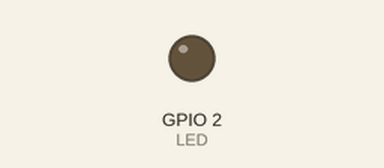
A sketch run on a simulated ESP8266 (NodeMCU). Shown: output pins drawn as LEDs (lit = HIGH). WiFi joins after 1.5 s; servers stay silent unless stated; uploads are accepted with an empty reply; what the sketch prints to the serial monitor is not drawn. At 9.9 s the program puts the board to deep sleep or switches it off; the recording ends there.

Above: at 1.4 s.
At 8.4 s:
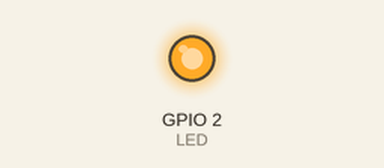
Timing chart, 0 to 9.9 s (numbered marks = the images above):
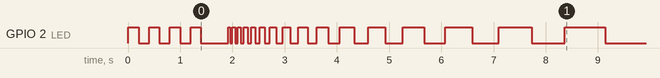

Measured:
- by itself, GPIO 2 (LED): LOW → HIGH at 0.00 s, → LOW 0.20 s later, → HIGH 0.20 s later, → LOW 0.20 s later, … (40 changes in this stretch)

The sketch:

esp-01.ino
```cpp
#include <ESP8266WiFi.h>
#include <WiFiClient.h>

const char* ssid = "name"; // type your ssid
const char* password = "password"; // type your password
const char* host = "xxx.xxx.xxx.xxx"; // HUE bridge IP
const char* api_key = "apikey"; // Hue API key
int  LED = 2;
boolean success = false;

WiFiClient client;

void setup() {
  pinMode(LED, OUTPUT);
  digitalWrite(LED, LOW);
  int counter = 0;
  Serial.begin(115200);
  Serial.println("************************ WLAN ***********************");
  WiFi.disconnect();
  WiFi.mode(WIFI_STA);
  WiFi.begin(ssid, password);

  Serial.print("Versuche mit WLAN ");
  Serial.print(ssid);
  Serial.println(" zu verbinden.");

  while (WiFi.status() != WL_CONNECTED) {
    if ( counter < 100 ) {
      Serial.print(".");
      digitalWrite(LED, HIGH);
      delay(200-counter);
      digitalWrite(LED, LOW);
      delay(201-(counter*2));
    }
    else {
      delay(200);
    }
    if ( counter >= 100 ) {
      Serial.println();
      Serial.println("Keine WLAN Verbindung möglich!");
      error();
      shutdown();
    }
    counter++;
  }
  Serial.println();
  Serial.println("zack da issa.");
  Serial.print("IP Adresse: ");
  Serial.println(WiFi.localIP());

  Serial.print("MAC Adresse: ");
  Serial.println(WiFi.macAddress());
  Serial.println();

  Serial.println("*****************************************************");
  Serial.println();
  Serial.println("******************** SENDE DATEN ********************");

  if (client.connect(host,80))
  {
    // szene alex    /api/yK0_apiKey_5k3/groups/0/action   body-  { "scene": "RsInOrgQ2Xd3F1y" }
    // alle lampen   /api/yK0_apiKey_5k3/groups/0/action   body-  { "on": false }
    client.print("PUT /api/");
    Serial.print("PUT /api/");
    client.print(api_key);
    Serial.print(api_key);
    client.print("/groups/0/action");    //groups/0/ is the group where all the lights AND scenes are in
    Serial.print("/groups/0/action");
    client.println(" HTTP/1.1");
    Serial.println(" HTTP/1.1");
    client.print("Host: ");
    Serial.print("Host: ");
    client.println(host);
    Serial.println(host);
    client.println("Connection: close");
    Serial.println("Connection: close");
    client.println("Content-Type: application/x-www-form-urlencoded");
    Serial.println("Content-Type: application/x-www-form-urlencoded");
    client.println("Content-Length: 12\r\n");
    Serial.println("Content-Length: 12\r\n");
    client.print("{\"on\":false}");  // shut off lights on:false
    Serial.println("{\"on\":false}");  // shut off lights on:false

    //client.println("Content-Length: 27\r\n");
    //client.print("{\"scene\":\"akk7k3SkPojYUHw\"}"); // turn on scene scene:IDofScene
    Serial.println();

  Serial.println("*****************************************************");
  Serial.println();
  Serial.println("******************* SERVER ANTWORT ******************");
  while (client.connected()) {
      if (client.available()) {
        String line = client.readStringUntil('\n');

        Serial.println(line);
        if (line.substring(0, 15) == "HTTP/1.1 200 OK")
          {
            success = true;
          }
      }
  }
  client.stop();
  } else {
    Serial.println("kann keine Verbindung aufbauen!!");
    error();
    shutdown(); // Unable to connect
  }
  if ( success == true ) {
    Serial.println();
    Serial.println("erfolgreich gesendet!!");
    gesendet();
  }
  Serial.println("*****************************************************");
  shutdown();
}

void loop() {

}

void gesendet() {
  for (int i = 4; i < 90; i=(5*i) >> 2) {
    digitalWrite(LED, HIGH);   // LED aus
    delay(10*i);               // warte
    digitalWrite(LED, LOW);    // LED an
    delay(10*i);               // warte
  }
}

void error() {
    digitalWrite(LED, HIGH);   // LED an
    delay(3000);               // warte
    digitalWrite(LED, LOW);    // LED aus
}

void shutdown() {
  digitalWrite(LED, LOW);
  ESP.deepSleep(0); // sleep esp
  while(1) {        //shutdown error
    error();
  }
}
```
